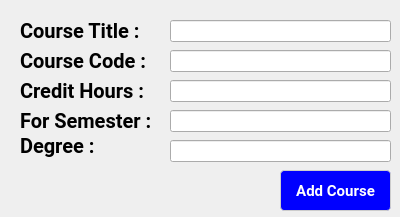
<?xml version="1.0" encoding="UTF-8"?>
<ui version="4.0">
 <class>addcourse</class>
 <widget class="QDialog" name="addcourse">
  <property name="geometry">
   <rect>
    <x>0</x>
    <y>0</y>
    <width>400</width>
    <height>217</height>
   </rect>
  </property>
  <property name="windowTitle">
   <string>Add Course</string>
  </property>
  <property name="windowIcon">
   <iconset resource="resources.qrc">
    <normaloff>:/logo/1.png</normaloff>:/logo/1.png</iconset>
  </property>
  <property name="styleSheet">
   <string notr="true">QWidget {
    background: qlineargradient(
        x1:0, y1:0, x2:0, y2:1,
        stop:0 #EEF2FF,   /* Very light blue */
        stop:1 #E0E7FF    /* Soft educational purple */
    );
    font-family: Segoe UI, Roboto, Arial;
}</string>
  </property>
  <widget class="QPushButton" name="add">
   <property name="geometry">
    <rect>
     <x>280</x>
     <y>170</y>
     <width>111</width>
     <height>41</height>
    </rect>
   </property>
   <property name="styleSheet">
    <string notr="true">QPushButton {
    background-color: blue;
     color: white;
	font-weight: bold;
    padding: 6px 14px;
    font-size: 15px;
    border-radius: 4px;
    border: 1px solid #CCCCCC;
}

QPushButton:hover {
    background-color: #E5E5E5;
	color:black
}

QPushButton:pressed {
    background-color: #D4D4D4;
	color:black
}</string>
   </property>
   <property name="text">
    <string>Add Course</string>
   </property>
  </widget>
  <widget class="QLabel" name="label">
   <property name="geometry">
    <rect>
     <x>20</x>
     <y>20</y>
     <width>131</width>
     <height>21</height>
    </rect>
   </property>
   <property name="styleSheet">
    <string notr="true">QLabel {
    color: black;
	font-weight: bold;
    font-size: 20px;
    border-radius: 6px;
}</string>
   </property>
   <property name="text">
    <string>Course Title :</string>
   </property>
  </widget>
  <widget class="QLabel" name="label_2">
   <property name="geometry">
    <rect>
     <x>20</x>
     <y>50</y>
     <width>141</width>
     <height>21</height>
    </rect>
   </property>
   <property name="styleSheet">
    <string notr="true">QLabel {
    color: black;
	font-weight: bold;
    font-size: 20px;
    border-radius: 6px;
}</string>
   </property>
   <property name="text">
    <string>Course Code :</string>
   </property>
  </widget>
  <widget class="QLabel" name="label_3">
   <property name="geometry">
    <rect>
     <x>20</x>
     <y>80</y>
     <width>141</width>
     <height>21</height>
    </rect>
   </property>
   <property name="styleSheet">
    <string notr="true">QLabel {
    color: black;
	font-weight: bold;
    font-size: 20px;
    border-radius: 6px;
}</string>
   </property>
   <property name="text">
    <string>Credit Hours :</string>
   </property>
  </widget>
  <widget class="QLabel" name="label_4">
   <property name="geometry">
    <rect>
     <x>20</x>
     <y>110</y>
     <width>151</width>
     <height>21</height>
    </rect>
   </property>
   <property name="styleSheet">
    <string notr="true">QLabel {
    color: black;
	font-weight: bold;
    font-size: 20px;
    border-radius: 6px;
}</string>
   </property>
   <property name="text">
    <string>For Semester :</string>
   </property>
  </widget>
  <widget class="QLineEdit" name="title">
   <property name="geometry">
    <rect>
     <x>170</x>
     <y>20</y>
     <width>221</width>
     <height>22</height>
    </rect>
   </property>
  </widget>
  <widget class="QLineEdit" name="code">
   <property name="geometry">
    <rect>
     <x>170</x>
     <y>50</y>
     <width>221</width>
     <height>22</height>
    </rect>
   </property>
  </widget>
  <widget class="QLineEdit" name="hours">
   <property name="geometry">
    <rect>
     <x>170</x>
     <y>80</y>
     <width>221</width>
     <height>22</height>
    </rect>
   </property>
  </widget>
  <widget class="QLineEdit" name="semester">
   <property name="geometry">
    <rect>
     <x>170</x>
     <y>110</y>
     <width>221</width>
     <height>22</height>
    </rect>
   </property>
  </widget>
  <widget class="QLineEdit" name="degree">
   <property name="geometry">
    <rect>
     <x>170</x>
     <y>140</y>
     <width>221</width>
     <height>22</height>
    </rect>
   </property>
  </widget>
  <widget class="QLabel" name="label_5">
   <property name="geometry">
    <rect>
     <x>20</x>
     <y>130</y>
     <width>151</width>
     <height>31</height>
    </rect>
   </property>
   <property name="styleSheet">
    <string notr="true">QLabel {
    color: black;
	font-weight: bold;
    font-size: 20px;
    border-radius: 6px;
}</string>
   </property>
   <property name="text">
    <string>Degree :</string>
   </property>
  </widget>
 </widget>
 <resources>
  <include location="resources.qrc"/>
 </resources>
 <connections/>
</ui>
